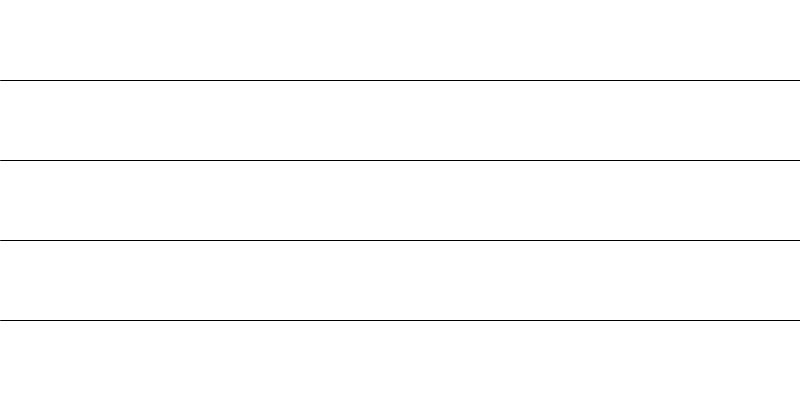
Frame 1 (no input)
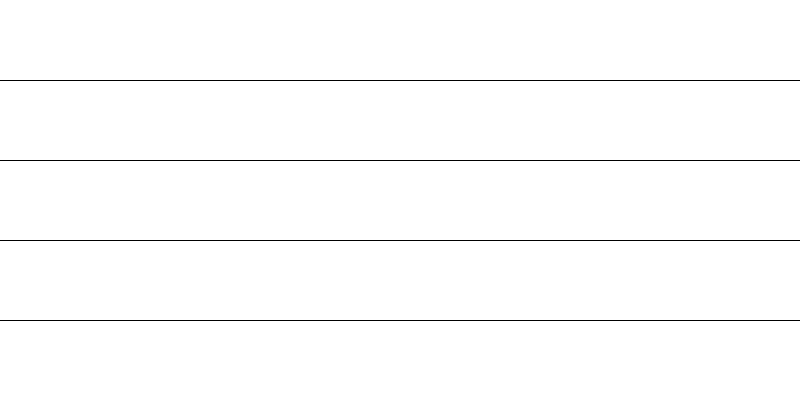
Frame 60 (the mouse pressed at the canvas centre just before this capture)
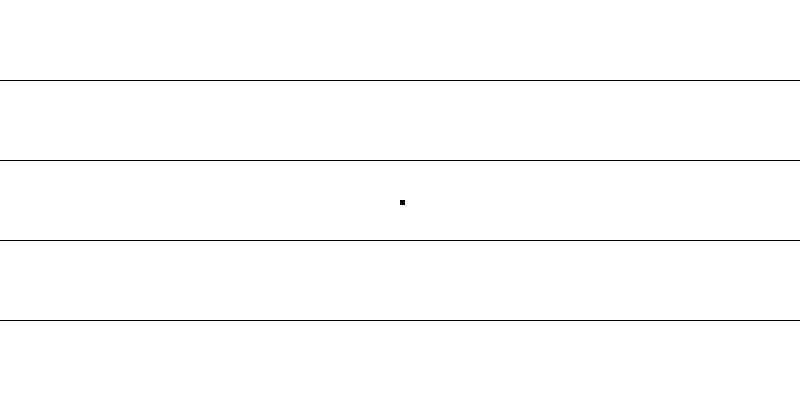
Frame 120 (the mouse held since frame 60 and released just before this capture)

The Processing sketch that drew these frames (run headless with seeded random() and noise(); from frame 60 on, the mouse is pressed at the canvas centre):

// Processing sketch: processing_105317
// ── processing_105317.pde

int x=0;

void setup () {
  size(800,400);
  background(255);
  smooth();
  frameRate(2000);
}

void draw() {
  for (int i=80; i <400; i+=80) {
    line(0,i,800,i);
  }
    drawing(0,0,0);
    
}

void drawing (int r, int g, int b) {
   if (mousePressed == true) {
    noStroke();
    fill(r,g,b);
    rect(mouseX, mouseY,5,5);
   }

}
